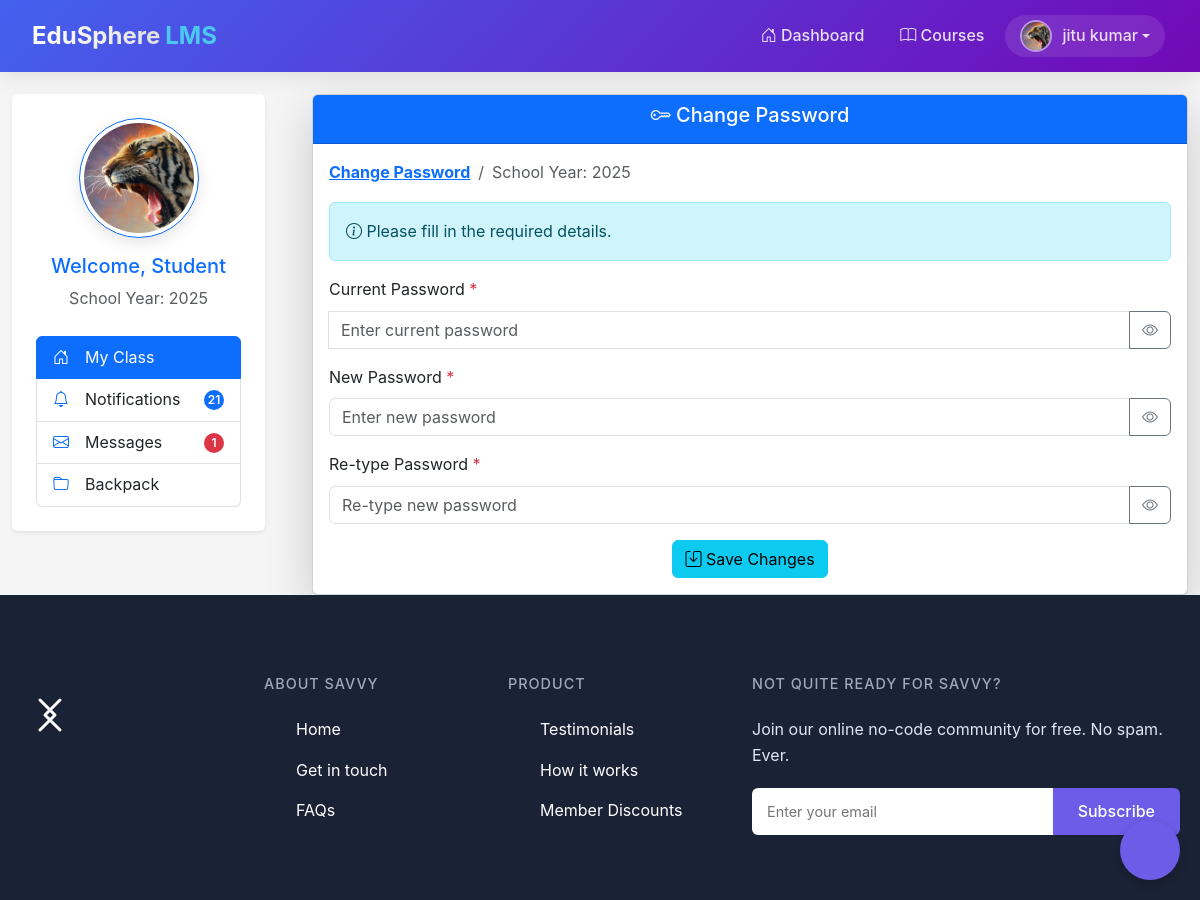
The page /student/change_password_student.php (signed in) on the database its author committed.
### tables this page shows
CREATE TABLE `student` (
  `student_id` int(11) NOT NULL,
  `firstname` varchar(100) NOT NULL,
  `lastname` varchar(100) NOT NULL,
  `class_id` int(11) NOT NULL,
  `department_id` int(30) NOT NULL,
  `username` varchar(100) NOT NULL,
  `password` varchar(100) NOT NULL,
  `location` varchar(100) NOT NULL,
  `status` varchar(100) NOT NULL
);

CREATE TABLE `school_year` (
  `school_year_id` int(11) NOT NULL,
  `school_year` varchar(100) NOT NULL
);

### student/session.php (called while the page is built, shortened)
<?php
$session_id = $_SESSION['id'];
?>

### student/navbar_student.php (the view, shortened to what this page needs)
<nav class="navbar navbar-expand-lg navbar-dark fixed-top edu-navbar">
    <div class="container-fluid">
        <a class="navbar-brand" href="#">
            <span class="brand-text">EduSphere</span>
            <span class="brand-highlight">LMS</span>
        </a>
        <div class="collapse navbar-collapse" id="navbarNav">
            <ul class="navbar-nav ms-auto">
                <li class="nav-item">
                    <a class="nav-link navbar-link navbar-link-animation" href="dashboard_student.php">
                        <i class="bi bi-house-door"></i> Dashboard
                    </a>
                </li>
                <li class="nav-item">
                    <a class="nav-link navbar-link navbar-link-animation" href="courses.php">
                        <i class="bi bi-book"></i> Courses
                    </a>
                </li>
                <?php
                $query = mysqli_query($conn, "SELECT * FROM student WHERE student_id = '$session_id'") or die(mysqli_error());
                $row = mysqli_fetch_array($query);
                ?>
                <li class="nav-item dropdown">
                    <a class="nav-link navbar-link dropdown-toggle profile-link" href="#" id="studentDropdown" role="button" data-bs-toggle="dropdown">
                        <div class="avatar-container1">
                            <?php
                            $avatar = $row['location'] ? $row['location'] : 'default_avatar.png';
                            ?>
                            <img src="<?php echo $avatar; ?>" alt="Profile" class="avatar-img">
                        </div>
                        <span class="profile-name"><?php echo $row['firstname'] . " " . $row['lastname']; ?></span>
                    </a>
                </li>
            </ul>
        </div>
    </div>
</nav>

### student/change_password_student.php (shortened to what this page needs)
<?php include('header_dashboard.php'); ?>
<?php include('session.php'); ?>
<body>
    <?php include('navbar_student.php'); ?>
    <div class="container-fluid mt-4">
        <div class="row">
            <div class="col-md-3">
                <?php include('student_sidebar.php'); ?>
            </div>
            <div class="col-md-9">
                <div class="card shadow-lg">
                    <div class="card-header bg-primary text-white text-center">
                        <h5><i class="bi bi-key"></i> Change Password</h5>
                    </div>
                    <div class="card-body">
                        <?php
                        $school_year_query = mysqli_query($conn, "SELECT * FROM school_year ORDER BY school_year DESC") or die(mysqli_error());
                        $school_year_query_row = mysqli_fetch_array($school_year_query);
                        ?>
                        <nav aria-label="breadcrumb">
                            <ol class="breadcrumb">
                                <li class="breadcrumb-item"><a href="#"><b>Change Password</b></a></li>
                                <li class="breadcrumb-item active" aria-current="page">School Year: <?php echo $school_year_query_row['school_year']; ?></li>
                            </ol>
                        </nav>
                        <div class="alert alert-info"><i class="bi bi-info-circle"></i> Please fill in the required details.</div>
                        <form action="update_password_student.php" method="post"  class="needs-validation" novalidate>
                            <div class="mb-3">
                                <label for="current_password" class="form-label">Current Password <span class="text-danger">*</span></label>
                                <div class="input-group">
                                    <input type="password" class="form-control" id="current_password" name="current_password" placeholder="Enter current password" required>
                                    <button class="btn btn-outline-secondary toggle-password" type="button">
                                        <i class="bi bi-eye"></i>
                                    </button>
                                </div>
                            </div>
                            <div class="mb-3">
                                <label for="new_password" class="form-label">New Password <span class="text-danger">*</span></label>
                                <div class="input-group">
                                    <input type="password" class="form-control" id="new_password" name="new_password" placeholder="Enter new password" required>
                                    <button class="btn btn-outline-secondary toggle-password" type="button">
                                        <i class="bi bi-eye"></i>
                                    </button>
                                </div>
                            </div>
                            <div class="mb-3">
                                <label for="retype_password" class="form-label">Re-type Password <span class="text-danger">*</span></label>
                                <div class="input-group">
                                    <input type="password" class="form-control" id="retype_password" name="retype_password" placeholder="Re-type new password" required>
                                    <button class="btn btn-outline-secondary toggle-password" type="button">
                                        <i class="bi bi-eye"></i>
                                    </button>
                                </div>
                            </div>
                            <div class="text-center">
                                <button type="submit" class="btn btn-info"><i class="bi bi-save"></i> Save Changes</button>
                            </div>
                        </form>
                    </div>
                </div>
            </div>
        </div>
    </div>
    <?php include('footer.php'); ?>
</body>
</html>

### student/student_sidebar.php
<?php
        $school_year_query = mysqli_query($conn, "SELECT * FROM school_year ORDER BY school_year DESC") or die(mysqli_error());
        $school_year_query_row = mysqli_fetch_array($school_year_query);
        $school_year = $school_year_query_row['school_year'];
        $query_unread_notifications = mysqli_query($conn, "SELECT * FROM notification
        LEFT JOIN teacher_class ON teacher_class.teacher_class_id = notification.teacher_class_id
        LEFT JOIN teacher_class_student ON teacher_class_student.teacher_class_id = teacher_class.teacher_class_id
        WHERE teacher_class_student.student_id = '$session_id' AND school_year = '$school_year'
        AND notification.notification_id NOT IN (
            SELECT notification_id FROM notification_read WHERE student_id = '$session_id'
        )") or die(mysqli_error());
        $unread_notifications = mysqli_num_rows($query_unread_notifications);
        $message_query = mysqli_query($conn, "SELECT * FROM message WHERE reciever_id = '$session_id' AND message_status != 'read'") or die(mysqli_error());
        $count_message = mysqli_num_rows($message_query);
    ?>
<div class="sidebar bg-white p-4 rounded shadow-sm col-md-11">
    <div class="text-center mb-4">
        <img id="avatar" class="img-thumbnail rounded-circle border border-primary" src="<?php echo $row['location']; ?>"
            alt="Student Avatar" style="width: 120px; height: 120px; object-fit: cover;">
        <h5 class="mt-3 text-primary">Welcome, Student</h5>
        <p class="text-muted mb-0">School Year: <?php echo $school_year; ?></p>
    </div>
    <ul class="list-group">
        <li class="list-group-item list-group-item-action active d-flex align-items-center">
            <i class="bi bi-house-door me-3"></i>
            <a href="dashboard_student.php" class="text-white text-decoration-none flex-grow-1">My Class</a>
        </li>
        <li class="list-group-item list-group-item-action d-flex align-items-center">
            <i class="bi bi-bell me-3 text-primary"></i>
            <a href="student_notification.php" class="text-dark text-decoration-none flex-grow-1">Notifications</a>
            <span class="badge bg-primary rounded-pill"><?php echo $unread_notifications; ?></span>
        </li>
        <li class="list-group-item list-group-item-action d-flex align-items-center">
            <i class="bi bi-envelope me-3 text-primary"></i>
            <a href="message/student_message.php" class="text-dark text-decoration-none flex-grow-1">Messages</a>
            <?php if ($count_message > 0) { ?>
                <span class="badge bg-danger rounded-pill"><?php echo $count_message; ?></span>
            <?php } ?>
        </li>
        <li class="list-group-item list-group-item-action d-flex align-items-center">
            <i class="bi bi-folder me-3 text-primary"></i>
            <a href="backpack.php" class="text-dark text-decoration-none flex-grow-1">Backpack</a>
        </li>
    </ul>
</div>

### student/styles.css (style rules this page uses)
#avatar { width: 100%; height: 100%; object-fit: cover; border-radius: 50%; border: 3px solid #fff; box-shadow: 0 5px 15px rgba(0, 0, 0, 0.1); transition: transform 0.3s ease; }
.badge { background-color: #e74a3b; color: white; font-size: 12px; font-weight: 600; height: 20px; width: 20px; display: flex; align-items: center; justify-content: center; border-radius: 50%; margin-left: auto; }
:root { --primary-color: #4361ee; --primary-dark: #3a56d4; --secondary-color: #7209b7; --accent-color: #4cc9f0; --text-light: #ffffff; --text-dark: #333333; --transition-speed: 0.3s; --box-shadow: 0 4px 20px rgba(0, 0, 0, 0.1); }
body { font-family: 'Poppins', sans-serif; padding-top: 70px; }
.edu-navbar { background: linear-gradient(135deg, var(--primary-color), var(--secondary-color)); padding: 12px 20px; box-shadow: var(--box-shadow); transition: all var(--transition-speed) ease; }
.navbar-brand { font-weight: 700; font-size: 1.5rem; display: flex; align-items: center; position: relative; }
.brand-text { background: linear-gradient(to right, #fff, #e0e0e0); -webkit-background-clip: text; background-clip: text; color: transparent; transition: all 0.3s ease; }
.brand-highlight { color: var(--accent-color); margin-left: 5px; position: relative; }
.brand-highlight::after { content: ''; position: absolute; bottom: -3px; left: 0; width: 100%; height: 2px; background-color: var(--accent-color); transform: scaleX(0); transform-origin: bottom right; transition: transform 0.3s ease; }
.navbar-link { color: rgba(255, 255, 255, 0.85) !important; font-weight: 500; padding: 8px 15px !important; border-radius: 6px; transition: all 0.3s ease; position: relative; margin: 0 3px; }
.navbar-link-animation::after { content: ''; position: absolute; bottom: 0; left: 50%; width: 0; height: 2px; background-color: var(--accent-color); transition: all 0.3s ease; transform: translateX(-50%); }
.profile-link { display: flex; align-items: center; padding: 5px 15px !important; background-color: rgba(255, 255, 255, 0.1); border-radius: 30px; transition: all 0.3s ease; }
.avatar-container1 { width: 32px; height: 32px; border-radius: 50%; overflow: hidden; margin-right: 10px; border: 2px solid rgba(255, 255, 255, 0.5); transition: all 0.3s ease; }
.avatar-img { width: 100%; height: 100%; object-fit: cover; }
.profile-name { max-width: 120px; white-space: nowrap; overflow: hidden; text-overflow: ellipsis; }

### student/footer.php (style rules this page uses)
* { margin: 0; padding: 0; box-sizing: border-box; font-family: -apple-system, BlinkMacSystemFont, "Segoe UI", Roboto, Helvetica, Arial, sans-serif; }
body { background-color: #f5f5f5; color: #333; line-height: 1.6; }

### rows shown on the page
student: location (picture), firstname "jitu", lastname "kumar"
school_year: school_year "2025"

### other values the page prints
$unread_notifications "21"
$count_message "1"
